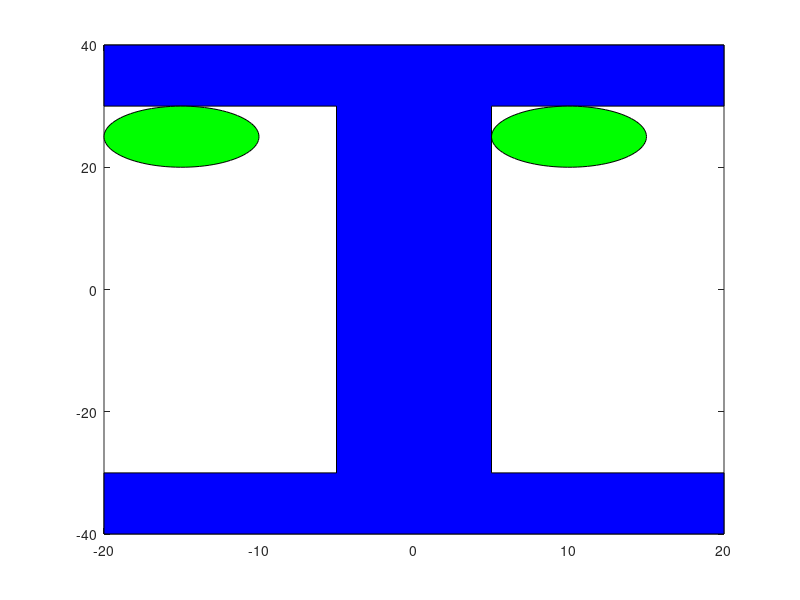

Write MATLAB code to recreate this figure. (Note: this script raises an error after producing the figure.)
% 四角形の頂点の定義

x_point1 = 5
x_point2 = 20

y_point1 = 30
y_point2 = 40
x = [-x_point1, -x_point2, -x_point2, x_point2, x_point2, x_point1, x_point1, x_point2, x_point2, -x_point2, -x_point2, -x_point1];
y = [y_point1, y_point1, y_point2, y_point2, y_point1, y_point1, -y_point1, -y_point1, -y_point2, -y_point2, -y_point1, -y_point1];

% 四角形の内部を塗りつぶす
figure;
object = fill(x, y, 'b'); % 'b'は青色を指定しています。任意の色に変更可能
hold on; % 現在の図にプロットを維持


% 円のパラメータ設定
theta = linspace(0, 2*pi, 100); % 円周上の100点を生成
radius1 = 5; % 最初の円の半径
radius2 = 5; % 2番目の円の半径

% 最初の円の中心座標
center_x1 = 10;
center_y1 = 25;

% 2番目の円の中心座標
center_x2 = -15;
center_y2 = 25;

% 円を描画
x_circle1 = radius1 * cos(theta) + center_x1;
y_circle1 = radius1 * sin(theta) + center_y1;
q1 = fill(x_circle1, y_circle1, 'g'); % 赤色で円の内部を塗りつぶす

x_circle2 = radius2 * cos(theta) + center_x2;
y_circle2 = radius2 * sin(theta) + center_y2;
q2 = fill(x_circle2, y_circle2, 'g'); % 緑色で円の内部を塗りつぶす

% 四角形と円1の重なりをチェック
[xi1, yi1] = polyxpoly(x, y, x_circle1, y_circle1);
if ~isempty(xi1)
    disp('四角形と円1は重なっています。');
    plot(xi1, yi1, 'r*'); % 交差点をプロット
else
    disp('四角形と円1は重なっていません。');
end

% 四角形と円2の重なりをチェック
[xi2, yi2] = polyxpoly(x, y, x_circle2, y_circle2);
if ~isempty(xi2)
    disp('四角形と円2は重なっています。');
    plot(xi2, yi2, 'r*'); % 交差点をプロット
else
    disp('四角形と円2は重なっていません。');
end


% 軸の設定
axis([-50 50 -50 50]); % x軸とy軸の範囲を-5から5に設定
axis equal; % x軸とy軸のスケールを同じにする
grid on; % グリッド線を表示
xlabel('X軸');
ylabel('Y軸');
title('Wrench空間 テスト');

